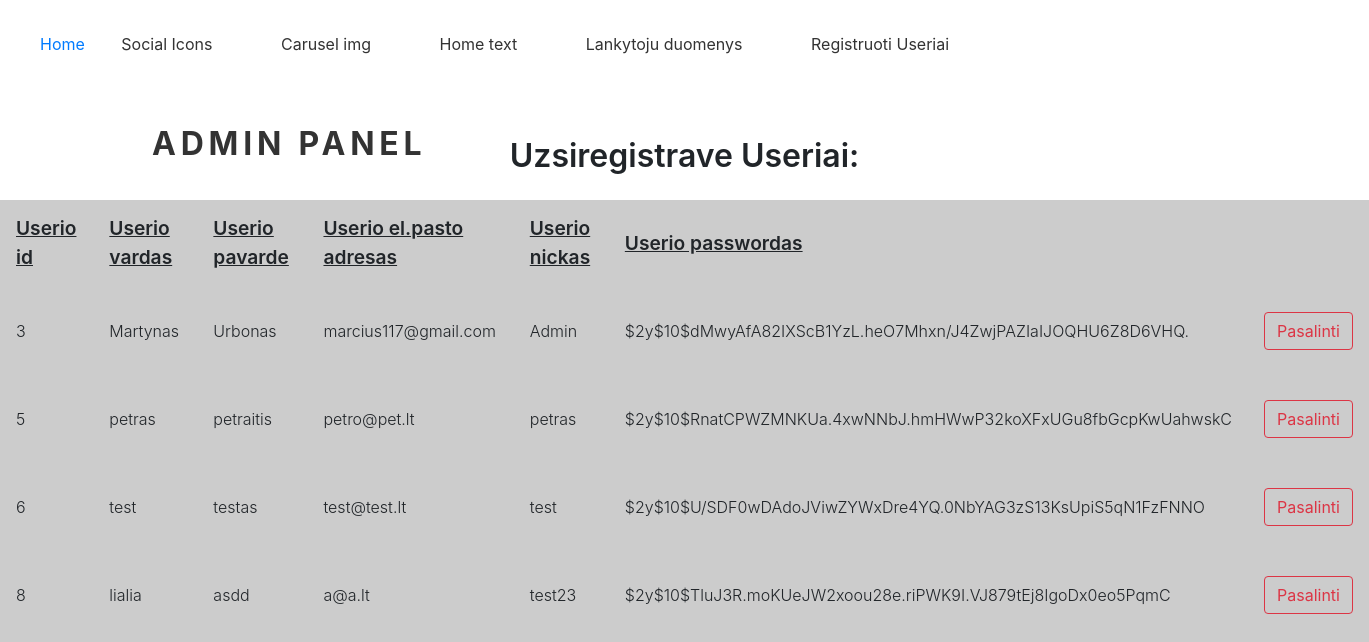
Page /adminPanel/useriai.php on the committed database.
### tables this page shows
CREATE TABLE `users` (
  `id` int(12) NOT NULL,
  `user_first` varchar(222) NOT NULL,
  `user_last` varchar(222) NOT NULL,
  `user_email` varchar(222) NOT NULL,
  `user_uid` varchar(222) NOT NULL,
  `user_pwd` varchar(222) NOT NULL
);

### db_function.php (called while the page is built, shortened)
<?php
$prisijungimas = mysqli_connect(DB_HOST, DB_USER, DB_PASSWORD, DB_NAME);
mysqli_set_charset($prisijungimas, 'utf8');
function getPrisijungimas()
{
  global $prisijungimas;
  return $prisijungimas;
}
function getAllUsersData()
{
  $manoSQL = "SELECT * FROM users";
  $visaData = mysqli_query(getPrisijungimas(), $manoSQL);
  return $visaData;
}

### adminPanel/useriai.php (the view, shortened to what this page needs)
<?php
include("Aheader.php")
?>
<h2 class='mainh2'>Uzsiregistrave Useriai:</h2>
<table class='soc_table'>
  <tr>
    <th><u>Userio id</u></th>
    <th><u>Userio vardas</u></th>
    <th><u>Userio pavarde</u></th>
    <th><u>Userio el.pasto adresas</u></th>
    <th><u>Userio nickas</u></th>
    <th><u>Userio passwordas</u></th>
  </tr>
<?php
$visaData = getAllUsersData();
$data = mysqli_fetch_assoc($visaData);
while ($data) :
  echo "<tr class='table_info'>";
echo " <th> $data[id]</th>";
echo " <th> $data[user_first]</th>";
echo " <th> $data[user_last]</th>";
echo " <th> $data[user_email]</th>";
echo " <th> $data[user_uid]</th>";
echo " <th> $data[user_pwd]</th>";
echo " <th> <a class='btn btn-outline-danger' href='deleteuser.php?nr=$data[id] & title=$data[user_first]'</a> Pasalinti </th>";
echo "</tr>";
$data = mysqli_fetch_assoc($visaData);
endwhile;
?>
</table>
<?php
include("Afooter.php")
?>

### adminPanel/style.css (style rules this page uses)
* { box-sizing: border-box; }
body { background-color: #ccc; font-family: Arial, Helvetica, sans-serif Arial, sans-serif; }
.mainh2 { text-align: center; font-weight: 600; margin-top: 2.3rem; margin-bottom: 1.5rem; }
.table_info th { font-weight: 300; }
.soc_table th { padding-left: 1rem; padding-right: 1rem; height: 11vh; }
.soc_table u { font-size: 1.2rem; font-weight: 600; }

### rows in the picture
users: id "3", user_first "Martynas", user_last "Urbonas", user_email "marcius117@gmail.com", user_uid "Admin", user_pwd "$2y$10$dMwyAfA82IXScB1YzL.heO7Mhxn/J4ZwjPAZIaIJOQHU6Z8D6VHQ."
users: id "5", user_first "petras", user_last "petraitis", user_email "petro@pet.lt", user_uid "petras", user_pwd "$2y$10$RnatCPWZMNKUa.4xwNNbJ.hmHWwP32koXFxUGu8fbGcpKwUahwskC"
users: id "6", user_first "test", user_last "testas", user_email "test@test.lt", user_uid "test", user_pwd "$2y$10$U/SDF0wDAdoJViwZYWxDre4YQ.0NbYAG3zS13KsUpiS5qN1FzFNNO"
users: id "8", user_first "lialia", user_last "asdd", user_email "a@a.lt", user_uid "test23", user_pwd "$2y$10$TluJ3R.moKUeJW2xoou28e.riPWK9I.VJ879tEj8IgoDx0eo5PqmC"
